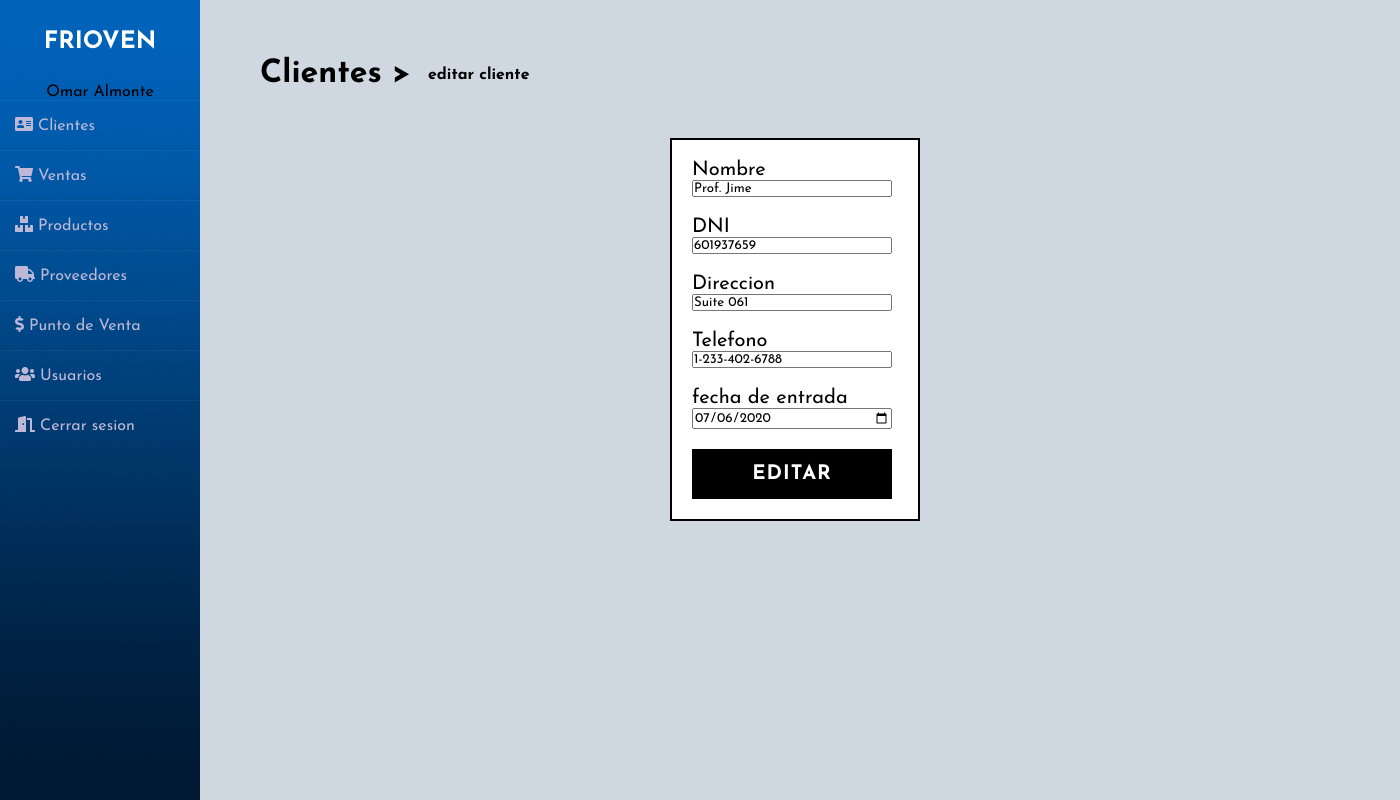
Page /u_cliente.php?id=2 (signed in) on the committed database.
### tables this page shows
CREATE TABLE `cliente` (
  `idcliente` int(11) NOT NULL,
  `nombre` varchar(255) NOT NULL,
  `RNC` int(9) NOT NULL,
  `direccion` varchar(255) NOT NULL,
  `telefono` varchar(255) NOT NULL,
  `fecha_entrada` varchar(255) NOT NULL,
  `activo` char(2) NOT NULL DEFAULT 'si'
);

### back/filluc.php (called while the page is built, shortened)
<?php
include 'conexion.php';
  $idc = $_GET["id"];
  $q = "SELECT nombre,RNC,direccion,telefono,fecha_entrada FROM cliente WHERE idcliente = $idc;";
  $e = mysqli_query($con,$q);
  $contador = mysqli_num_rows($e);
  if ($contador > 0) {
        while ($datos = mysqli_fetch_array($e)) {
            $nombre = $datos['nombre'];
            $RNC = $datos['RNC'];
            $dir = $datos['direccion'];
            $telefono = $datos['telefono'];
            $fecha_e = $datos['fecha_entrada'];
        }
   }
?>

### u_cliente.php (the view, shortened to what this page needs)
<?php
  include 'links/u_clientelinks.php';
  include 'back/filluc.php';
  $idc = $_GET["id"];
?>
<!DOCTYPE html>
<html>
<head>
</head>
<body>
	<div class="wrapper">
    <?php
    include 'links/sidebar.php';
    ?>
    <div class="main_content">
    <h1 class="black down"><a class="black" href="clientes.php">Clientes</a> ></h1>
    <h4 class="downr">editar cliente</h4>
    <div class="downp">
    	<div class="frm_registrar">
			<form method="post" action="back/b_ucliente.php?ic=<?php echo $idc ?>">
				<label>Nombre</label>
                <br>
    			<input name="nombre" type="text" class="iwi" placeholder="Nombre de cliente" value = "<?php echo $nombre?>" required>
                <br><br>
    			<label>DNI</label>
                <br>
    			<input name="RNC"type="text" class="iwi" placeholder="RNC de cliente" value = "<?php echo $RNC?>"  required>
				<br><br>
				<label>Direccion</label>
                <br>
    			<input name="direccion" type="option" class="iwi" placeholder="Direccion de cliente" value = "<?php echo $dir?>"  required>
                <br><br>
                <label>Telefono</label>
                <br>
                <input name="telefono" type="option" class="iwi" placeholder="Telefono de cliente" value = "<?php echo $telefono?>"  required>
                <br><br>
    			<label>fecha de entrada</label>
                <br>
    			<input name="fecha_entrada" placeholdet="" type="date" class="iwi" value = "<?php echo $fecha_e?>"  required>
    			<br><br>
    			<input type="submit" class="iwi btn btn-2" value="Editar">
		  	</form>
        </div>
    	</div>
</body>
</html>

### css/cssgeneral.css (style rules this page uses)
.down { transform: translate(5%, 180%); }
.downr { transform: translate(19%, 220%); }
* { outline:none !important; }
a { text-decoration: none !important;outline: none !important; }
.downp { margin-left: 70px; margin-top: 90px; font-size: 20px; }

### css/botones.css (style rules this page uses)
.btn { border: none; font-size: 20px; color: inherit; background: none; cursor: pointer; padding: 15px 40px; text-transform: uppercase; letter-spacing: 1px; font-weight: 700; outline: none; -webkit-transition: all 0.3s; -moz-transition: all 0.3s; transition: all 0.3s; }
.btn:after { content: ''; position: absolute; z-index: -1; -webkit-transition: all 0.3s; -moz-transition: all 0.3s; transition: all 0.3s; }
.btn:before { speak: none; font-style: normal; font-weight: normal; font-variant: normal; text-transform: none; line-height: 1; position: relative; -webkit-font-smoothing: antialiased; }
.btn-2 { background: black; color: #fff; }
.btn-2:before { position: absolute; height: 100%; left: 0; top: 0; line-height: 3; font-size: 140%; width: 60px; }

### css/form.css (style rules this page uses)
.frm_registrar { padding: 20px; border: 2px solid black; width: 250px; margin-left: 400px; background: white; font-size: 20px; margin-top: 3px; }
.iwi { width: 200px; }

### css/sidebar.css (style rules this page uses)
* { margin: 0; padding: 0; box-sizing: border-box; list-style: none; text-decoration: none; font-family: 'Josefin Sans', sans-serif; }
body { background-color: #00325e30; }
.wrapper { display: flex; position: relative; }
.wrapper .main_content { width: 100%; margin-left: 200px; }

### rows in the picture
cliente: nombre "Prof. Jime", RNC "601937659", direccion "Suite 061", telefono "1-233-402-6788", fecha_entrada "07/06/2020"

### other values in the picture
$fn "Omar Almonte"
